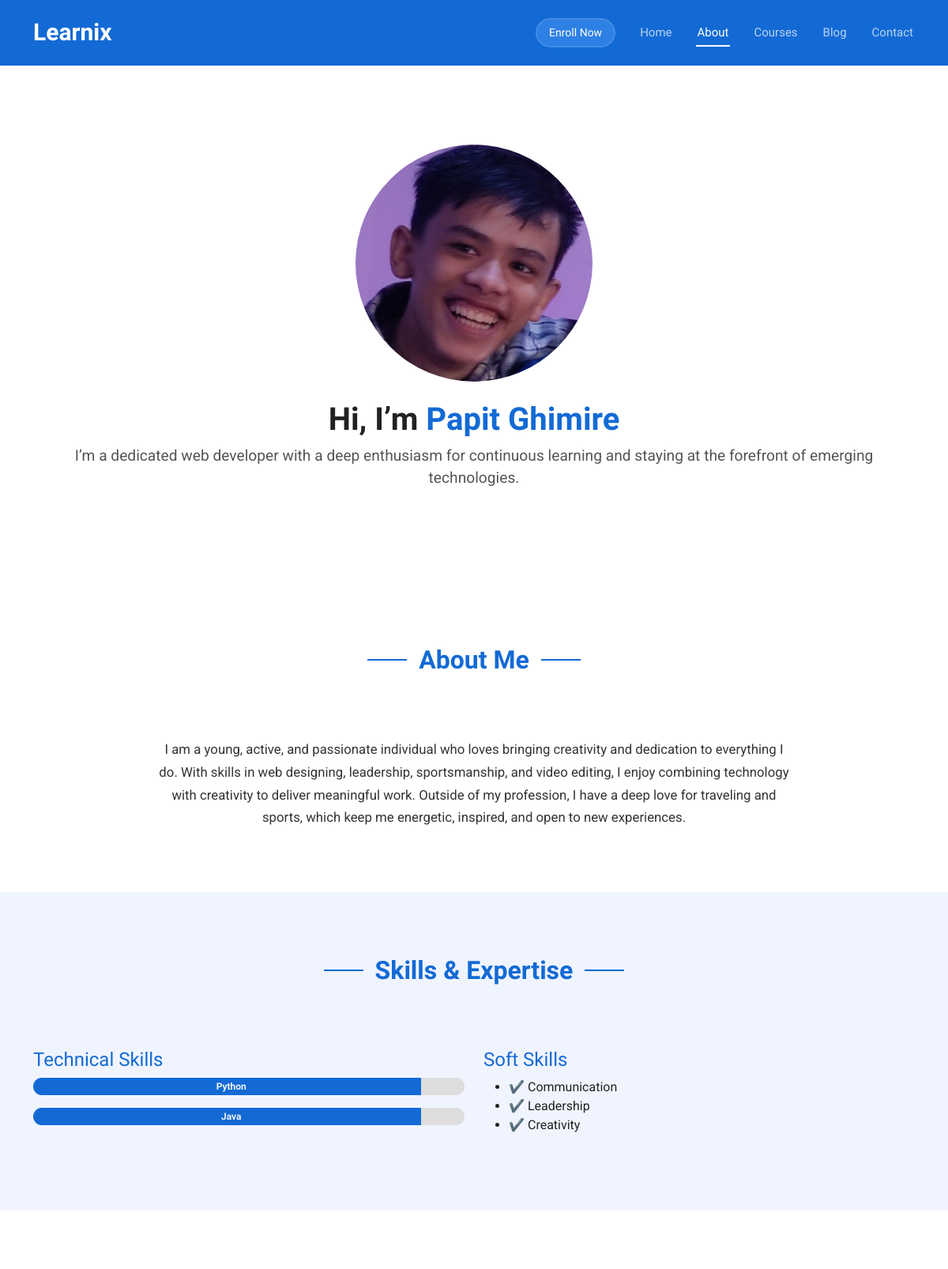
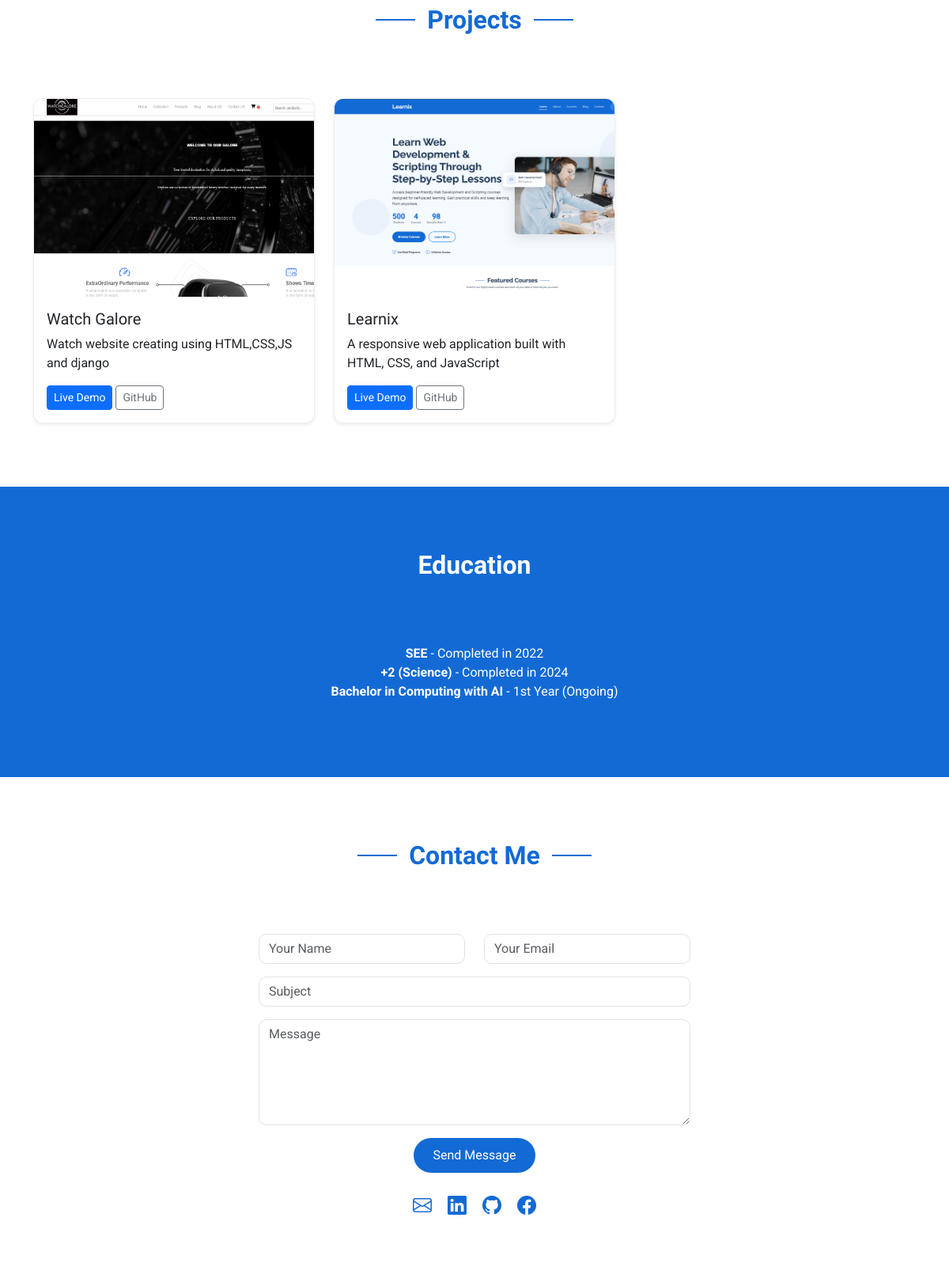
Screenshot of /portfolio/papit/ (upper part) with the database file from the repository (2 pictures, top to bottom).
### portfolio/models.py (models this page shows, shortened)
class Portfolio(models.Model):
    name = models.CharField(max_length=100)
    image = models.ImageField(upload_to="portfolio/")
    short_description = models.CharField(max_length=200)
    long_description = models.TextField()
    slug = models.SlugField(unique=True)
    email = models.EmailField(blank=True, null=True)
    linkedin = models.URLField(blank=True, null=True)
    github = models.URLField(blank=True, null=True)
    facebook = models.URLField(blank=True, null=True)
    technical_skills = models.TextField(blank=True, null=True,
        help_text="Comma-separated values, e.g. HTML, CSS, JS")
    soft_skills = models.TextField(blank=True, null=True,
        help_text="Comma-separated values, e.g. Communication, Teamwork")
    education = models.TextField(blank=True, null=True,
        help_text="Use format: Degree - Year, separated by semicolons")
    def get_technical_skills(self):
        skills = []
        if self.technical_skills:
            for s in self.technical_skills.split(","):
                try:
                    name, percent = s.split("-")
                    skills.append({"name": name.strip(), "percent": int(percent.strip())})
                except:
                    pass
        return skills
    def get_soft_skills(self):
        return [s.strip() for s in self.soft_skills.split(",")] if self.soft_skills else []

class Project(models.Model):
    portfolio = models.ForeignKey(Portfolio, on_delete=models.CASCADE, related_name="projects")
    title = models.CharField(max_length=150)
    description = models.TextField()
    image = models.ImageField(upload_to="projects/", blank=True, null=True)
    live_demo = models.URLField(blank=True, null=True)
    github = models.URLField(blank=True, null=True)

### portfolio/views.py (the view)
# urls.py: path('portfolio/<slug:slug>/', views.portfolio_detail, name='portfolio_detail'),
def portfolio_detail(request, slug):
    portfolio = get_object_or_404(Portfolio, slug=slug)
    context = {
        'portfolio': portfolio
    }
    return render(request, 'portfolio_detail.html', context)

### template/portfolio_detail.html (shortened to what this page needs)
{%extends "base.html" %}
{% load static %}
{%block content%}
  <section id="hero" class="hero">
    <div class="container text-center">
      <div class="profile-img mb-4">
        <div ><img src="{{portfolio.image.url}}" alt="" style="width: 300px; height: 300px; border-radius: 50%;"></div>
      </div>
      <h2>Hi, I’m <span style="color:#136ad5;">{{portfolio.name|capfirst}}</span></h2>
      <p>{{portfolio.short_description}}</p>
    </div>
  </section>
  <section id="about" class="about section">
    <div class="container text-center">
      <div class="section-title">
        <h2>About Me</h2>
      </div>
      <p>
        {{portfolio.long_description}}
      </p>
    </div>
  </section>
  <section id="skills" class="skills section">
  <div class="container">
    <div class="section-title text-center">
      <h2>Skills & Expertise</h2>
    </div>
    <div class="row">
      <div class="col-md-6">
        <h4>Technical Skills</h4>
        {% for skill in portfolio.get_technical_skills %}
<div class="progress mb-3">
  <div class="progress-bar" style="width:90%";>
    {{ skill.name }}
  </div>
</div>
{% endfor %}
      </div>
      <div class="col-md-6">
        <h4>Soft Skills</h4>
        <ul>
          {%for i in portfolio.get_soft_skills%}
          <li>✔ {{i}}</li>
          {%endfor%}
        </ul>
      </div>
    </div>
  </div>
</section>
  <section id="projects" class="projects section">
    <div class="container">
      <div class="section-title text-center">
        <h2>Projects</h2>
      </div>
      <div class="row gy-4">
          {% for project in portfolio.projects.all %}
        <div class="col-lg-4 col-md-6">
          <div class="card shadow-sm">
            <div><img src="{{ project.image.url }}" alt="{{ project.title }}" style="height: 250px; width: 450px;"></div>
            <div class="card-body">
              <h5 class="card-title">{{project.title}}</h5>
              <p class="card-text">{{ project.description }}</p>
              <a href="{{ project.live_demo }}" class="btn btn-sm btn-primary">Live Demo</a>
              <a href="{{ project.github }}" class="btn btn-sm btn-outline-secondary">GitHub</a>
            </div>
          </div>
        </div>
        {%endfor%}
      </div>
    </div>
  </section>
  <section id="education" class="education section">
    <div class="container">
      <div class="section-title text-center">
        <h2 style="color: white;">Education</h2>
      </div>
      <ul class="list-unstyled">
        <li><strong>SEE</strong> - Completed in 2022</li>
        <li><strong>+2 (Science)</strong> - Completed in 2024</li>
        <li><strong>Bachelor in Computing with AI</strong> - 1st Year (Ongoing)</li>
      </ul>
    </div>
  </section>
  <section id="contact" class="contact section">
    <div class="container">
      <div class="section-title text-center">
        <h2>Contact Me</h2>
      </div>
      <div class="row gy-4 justify-content-center">
        <div class="col-lg-6">
          <form action="#" method="post" id="contactForm">
            <div class="row gy-3">
              <div class="col-md-6"><input type="text" name="name" class="form-control" placeholder="Your Name" required></div>
              <div class="col-md-6"><input type="email" name="email" class="form-control" placeholder="Your Email" required></div>
              <div class="col-md-12"><input type="text" name="subject" class="form-control" placeholder="Subject" required></div>
              <div class="col-md-12"><textarea name="message" rows="5" class="form-control" placeholder="Message" required></textarea></div>
              <div class="col-md-12 text-center">
                <button type="submit" class="btn">Send Message</button>
              </div>
            </div>
          </form>
          <div class="social-links d-flex justify-content-center mt-4">
            <a href="mailto:{{portfolio.email}}" target="_blank"><i class="bi bi-envelope"></i></a>
            <a href="{{portfolio.linkedin}}" target="_blank"><i class="bi bi-linkedin"></i></a>
            <a href="{{portfolio.github}}" target="_blank"><i class="bi bi-github"></i></a>
            <a href="{{portfolio.facebook}}" target="_blank"><i class="bi bi-facebook"></i></a>
          </div>
        </div>
      </div>
    </div>
  </section>
{%endblock%}

### template/portfolio_detail.html (style rules this page uses)
body { color: #222; background: #f5faff; }
.section { padding: 80px 0; }
.section-title h2 { font-size: 2rem; font-weight: 700; color: #136ad5; margin-bottom: 20px; }
#hero { text-align: center; padding: 100px 20px; background: #fff; }
#hero h2 { font-size: 2.5rem; font-weight: 700; color: #222; }
#hero p { font-size: 1.2rem; color: #555; }
#about p { max-width: 800px; margin: auto; color: #333; font-size: 1.05rem; line-height: 1.7; }
#skills { background: #f0f4ff; color: #222; }
#skills h4 { color: #136ad5; }
.progress { height: 22px; background: #ddd; border-radius: 12px; overflow: hidden; }
.progress-bar { background: #136ad5; color: #fff; font-weight: 600; padding-left: 10px; }
#projects { background: #fff; }
#projects .card { border: 1px solid #eee; border-radius: 12px; overflow: hidden; transition: transform 0.3s ease, box-shadow 0.3s ease; }
#education { background: #136ad5; color: #fff; text-align: center; }
#contact { background: #fff; color: #222; }
#contact .form-control { border-radius: 10px; }
#contact .btn { background: #136ad5; border: none; border-radius: 30px; color: #fff; padding: 10px 25px; }
#contact .social-links a { color: #136ad5; font-size: 1.5rem; margin: 0 10px; }

### rows the page displays
Portfolio: image (picture), name "Papit Ghimire", short_description "I’m a dedicated web developer with a deep enthusiasm for continuous learning and staying at the forefront of emerging technologies.", long_description "I am a young, active, and passionate individual who loves bringing creativity and dedication to everything I do. With skills in web designing, leadership, sportsmanship, and video editing, I enjoy combining technology with creativity to deliver meaningful work. Outside of my profession, I have a deep love for traveling and sports, which keep me energetic, inspired, and open to new experiences."
Project: image (picture), title "Watch Galore", description "Watch website creating using HTML,CSS,JS and django"
Project: image (picture), title "Learnix", description "A responsive web application built with HTML, CSS, and JavaScript"

### other values shown
{{ skill.name }} "Python" "Java"
{{ i }} "Communication" "Leadership" "Creativity"
